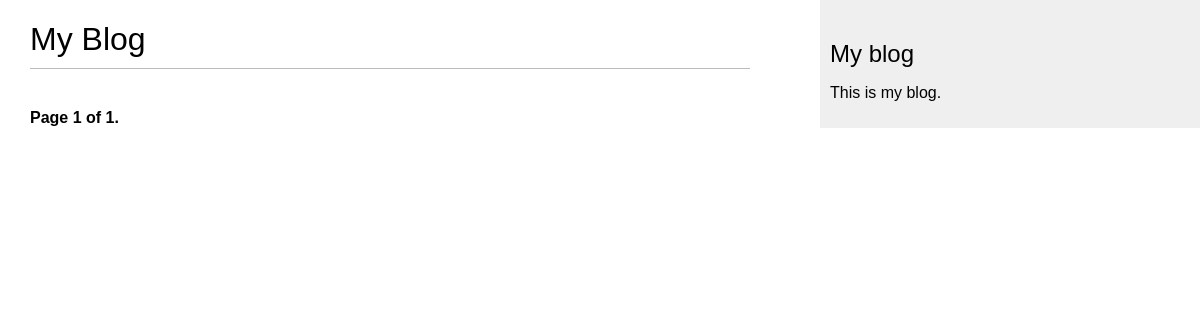
The page /blog/ on the database as committed earlier.
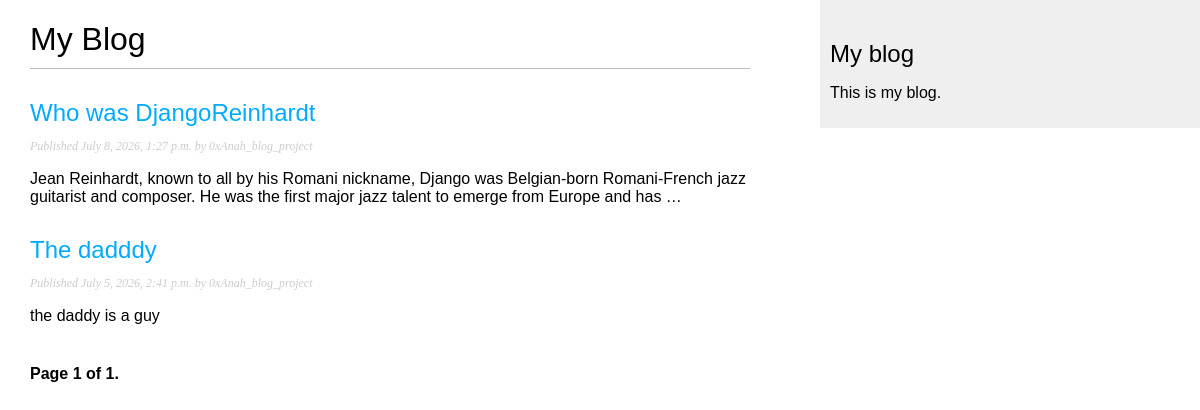
The same page on the database as committed later.
### blog/models.py (models this page shows, shortened)
class Post(models.Model):
    class Status(models.TextChoices):
        DRAFT = 'DR', 'Draft'
        PUBLISH = 'PR', 'PUBLISH'
    title = models.CharField(max_length=250)
    slug = models.SlugField(max_length=250, unique_for_date='publish')
    body = models.TextField()
    publish = models.DateTimeField(default=timezone.now)
    created = models.DateField(auto_now_add=True)
    updated = models.DateField(auto_now_add=True)
    status = models.CharField(max_length=2, choices=Status, default=Status.DRAFT)
    author = models.ForeignKey(settings.AUTH_USER_MODEL, on_delete=models.CASCADE, related_name='blog_posts')
    objects = models.Manager() # The default manager.
    published = PublishedManager() # Our custom manager.
    class Meta:
        ordering = ['-publish']
        indexes = [models.Index(fields=['-publish'])]
    def get_absolute_url(self):
        return reverse('blog:post_detail', args=[self.publish.year, self.publish.month, self.publish.day, self.slug])

### blog/views.py (the view)
# urls.py: path('', views.PostListView.as_view(), name='post_list'), # this is for post list but using a class based view
class PostListView(ListView):
    queryset = Post.published.all()
    context_object_name = 'posts'
    paginate_by = 3
    template_name = 'blog/post/list.html'

### blog/templates/blog/post/list.html (shortened to what this page needs)
{% extends "blog/base.html" %}
{% block content %}
  <h1>My Blog</h1>
  {% for post in posts %}
    <h2>
      <a href="{{post.get_absolute_url}}">
        {{ post.title }}
      </a>
    </h2>
    <p class="date">
      Published {{ post.publish }} by {{ post.author }}
    </p>
    {{ post.body|truncatewords:30|linebreaks }}
  {% endfor %}
  {% include "pagination.html" with page=page_obj %}
{% endblock %}

Rows that differ between the two databases and show on the page:
added Post: title "Who was DjangoReinhardt", publish "July 8, 2026, 1:27 p.m.", author "0xAnah_blog_project", body "Jean Reinhardt, known to all by his Romani nickname, Django was Belgian-born Romani-French jazz guitarist and composer. He was the first major jazz talent to emerge from Europe and has …"
added Post: title "The dadddy", publish "July 5, 2026, 2:41 p.m.", author "0xAnah_blog_project", body "the daddy is a guy"
